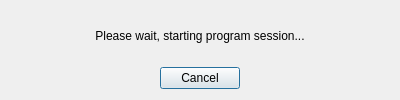
<?xml version="1.0" encoding="UTF-8"?>
<ui version="4.0">
 <class>ui_init</class>
 <widget class="QDialog" name="ui_init">
  <property name="geometry">
   <rect>
    <x>0</x>
    <y>0</y>
    <width>400</width>
    <height>100</height>
   </rect>
  </property>
  <property name="minimumSize">
   <size>
    <width>400</width>
    <height>100</height>
   </size>
  </property>
  <property name="maximumSize">
   <size>
    <width>400</width>
    <height>100</height>
   </size>
  </property>
  <property name="windowTitle">
   <string>u.petro.ws: Init session</string>
  </property>
  <layout class="QVBoxLayout" name="verticalLayout">
   <item>
    <widget class="QLabel" name="label">
     <property name="text">
      <string>Please wait, starting program session...</string>
     </property>
     <property name="alignment">
      <set>Qt::AlignCenter</set>
     </property>
    </widget>
   </item>
   <item>
    <layout class="QHBoxLayout" name="horizontalLayout">
     <item>
      <spacer name="horizontalSpacer">
       <property name="orientation">
        <enum>Qt::Horizontal</enum>
       </property>
       <property name="sizeHint" stdset="0">
        <size>
         <width>40</width>
         <height>20</height>
        </size>
       </property>
      </spacer>
     </item>
     <item>
      <widget class="QPushButton" name="btnCancel">
       <property name="text">
        <string>Cancel</string>
       </property>
       <property name="icon">
        <iconset resource="../res/res.qrc">
         <normaloff>:/icons/cross</normaloff>:/icons/cross</iconset>
       </property>
      </widget>
     </item>
     <item>
      <spacer name="horizontalSpacer_2">
       <property name="orientation">
        <enum>Qt::Horizontal</enum>
       </property>
       <property name="sizeHint" stdset="0">
        <size>
         <width>40</width>
         <height>20</height>
        </size>
       </property>
      </spacer>
     </item>
    </layout>
   </item>
  </layout>
 </widget>
 <resources>
  <include location="../res/res.qrc"/>
 </resources>
 <connections/>
</ui>
